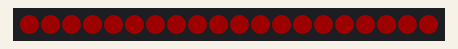
This sketch was run on a simulated Arduino Uno, built with avr-gcc and run on an emulated ATmega328P. Shown: 20 RGB LEDs in strip order, left to right. Dim RGB values are drawn brighter than linear.

Above: at 3.45 s.
At 7.82 s:
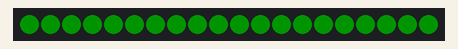
At 12.32 s:
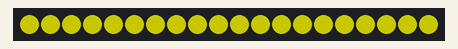
At 21.35 s:
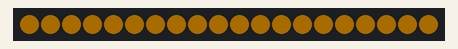
At 29.47 s:
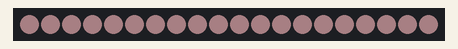
At 39.71 s:
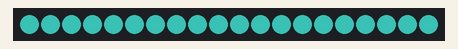

The sketch:

ARGBfan2.ino
```cpp
#include <FastLED.h>

FASTLED_USING_NAMESPACE

#if defined(FASTLED_VERSION) && (FASTLED_VERSION < 3001000)
#warning "Requires FastLED 3.1 or later; check github for latest code."
#endif

#define DATA_PIN    3
#define LED_TYPE    WS2811
#define COLOR_ORDER GRB
#define NUM_LEDS    20
CRGB leds[NUM_LEDS];

#define BRIGHTNESS          100
#define COLOR_CHANGE_DELAY  300
#define FADE_DELAY          3

void setup() {
    delay(3000); // 3 second delay for recovery

    // Tell FastLED about the LED strip configuration
    FastLED.addLeds<LED_TYPE, DATA_PIN, COLOR_ORDER>(leds, NUM_LEDS).setCorrection(TypicalLEDStrip);
    // Set master brightness control
    FastLED.setBrightness(BRIGHTNESS);
}

void loop() {
    // Define a broader array of colors to cycle through, including a placeholder for rainbow
    CRGB colors[] = {
        CRGB::Red, CRGB::Green, CRGB::Blue, CRGB::Yellow,
        CRGB::Cyan, CRGB::Magenta, CRGB::Orange, CRGB::Purple,
        CRGB::Lime, CRGB::Pink, CRGB::Teal, CRGB::Lavender,
        CRGB::Gold, CRGB::Turquoise, CRGB::White, CRGB::Black // Black will indicate the rainbow effect
    };
    static int colorIndex = 0;

    // If colorIndex corresponds to rainbow
    if (colors[colorIndex] == CRGB::Black) {
        // Apply rainbow effect
        for (int brightness = 0; brightness <= 255; brightness++) {
            fill_rainbow(leds, NUM_LEDS, 0, 255 / NUM_LEDS);
            for (int i = 0; i < NUM_LEDS; i++) {
                leds[i].fadeLightBy(255 - brightness);
            }
            FastLED.show();
            delay(FADE_DELAY);  // Adjust delay to control fade speed
        }
        delay(COLOR_CHANGE_DELAY);  // Keep the rainbow on

        // Gradually turn off all LEDs from the rainbow effect
        for (int brightness = 255; brightness >= 0; brightness--) {
            fill_rainbow(leds, NUM_LEDS, 0, 255 / NUM_LEDS);
            for (int i = 0; i < NUM_LEDS; i++) {
                leds[i].fadeLightBy(255 - brightness);
            }
            FastLED.show();
            delay(FADE_DELAY);  // Adjust delay to control fade speed
        }
    } else {
        // Gradually turn on all LEDs with solid colors
        for (int brightness = 0; brightness <= 255; brightness++) {
            for (int i = 0; i < NUM_LEDS; i++) {
                leds[i] = colors[colorIndex];
                leds[i].fadeLightBy(255 - brightness);
            }
            FastLED.show();
            delay(FADE_DELAY);  // Adjust delay to control fade speed
        }

        // Wait with all LEDs on
        delay(COLOR_CHANGE_DELAY);

        // Gradually turn off all LEDs with solid colors
        for (int brightness = 255; brightness >= 0; brightness--) {
            for (int i = 0; i < NUM_LEDS; i++) {
                leds[i] = colors[colorIndex];
                leds[i].fadeLightBy(255 - brightness);
            }
            FastLED.show();
            delay(FADE_DELAY);  // Adjust delay to control fade speed
        }
    }

    // Wait with all LEDs off
    delay(COLOR_CHANGE_DELAY);

    // Move to the next color
    colorIndex = (colorIndex + 1) % (sizeof(colors) / sizeof(colors[0]));
}
```
